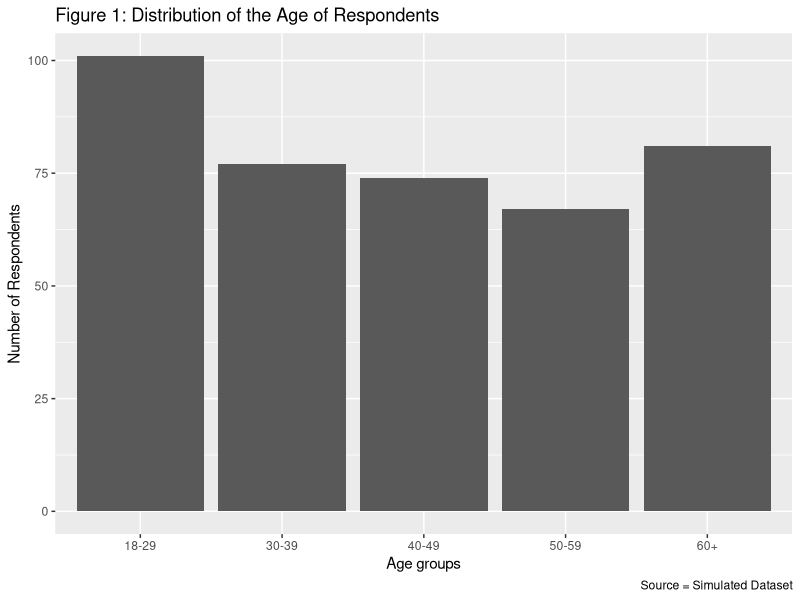
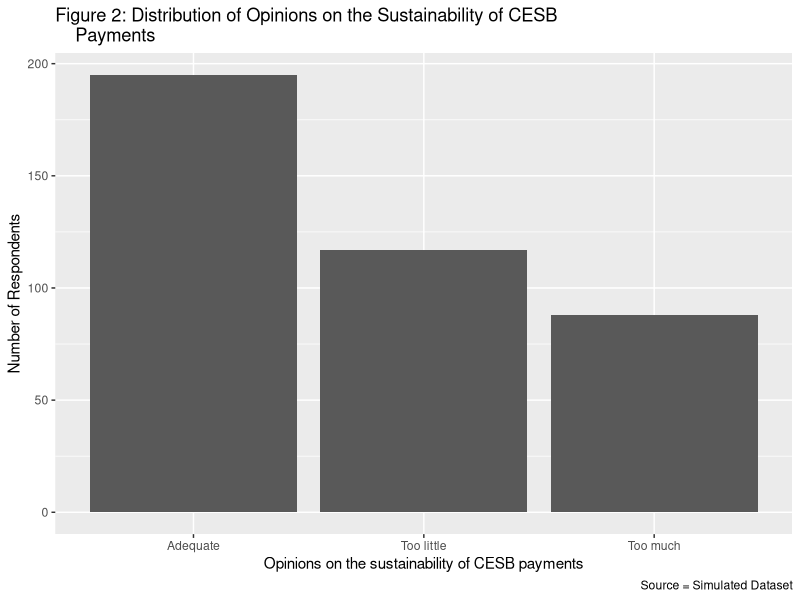
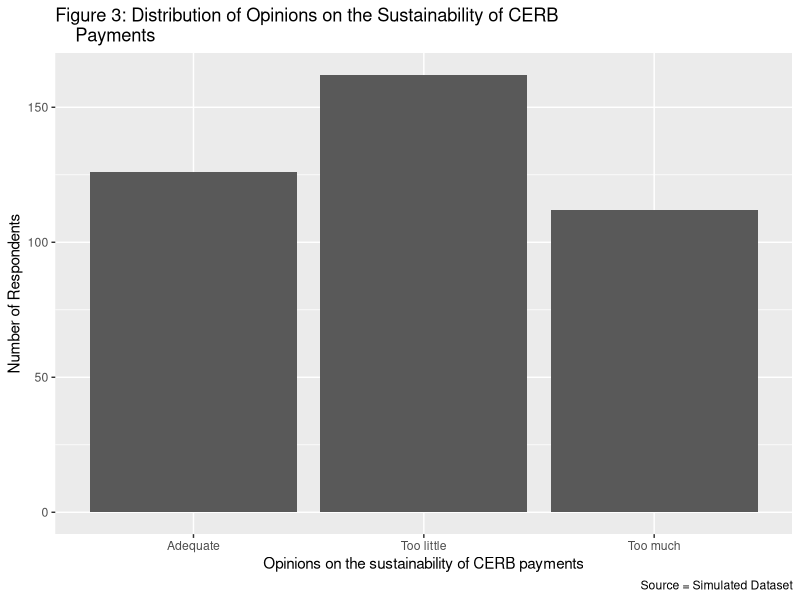
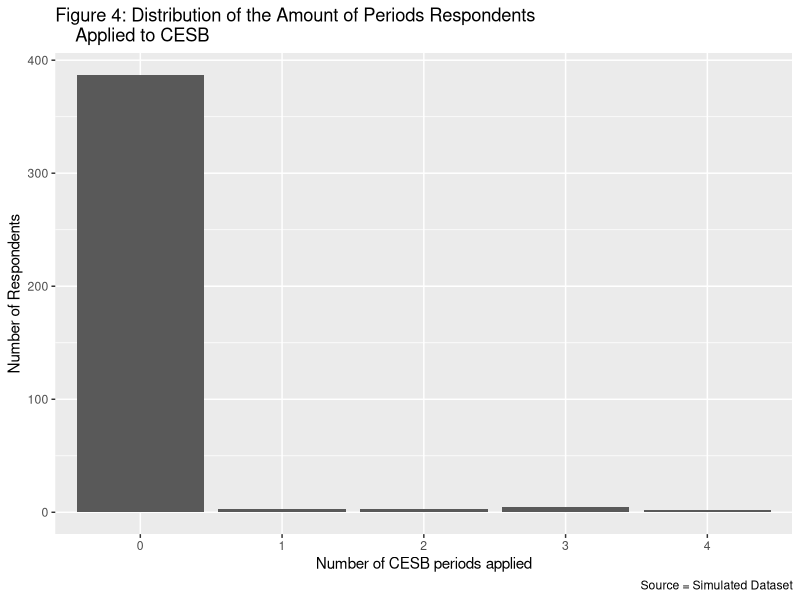
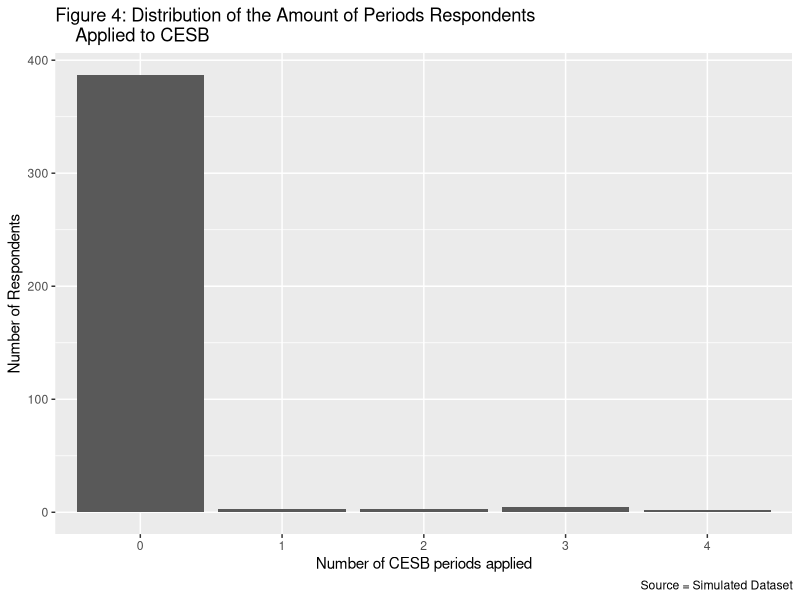
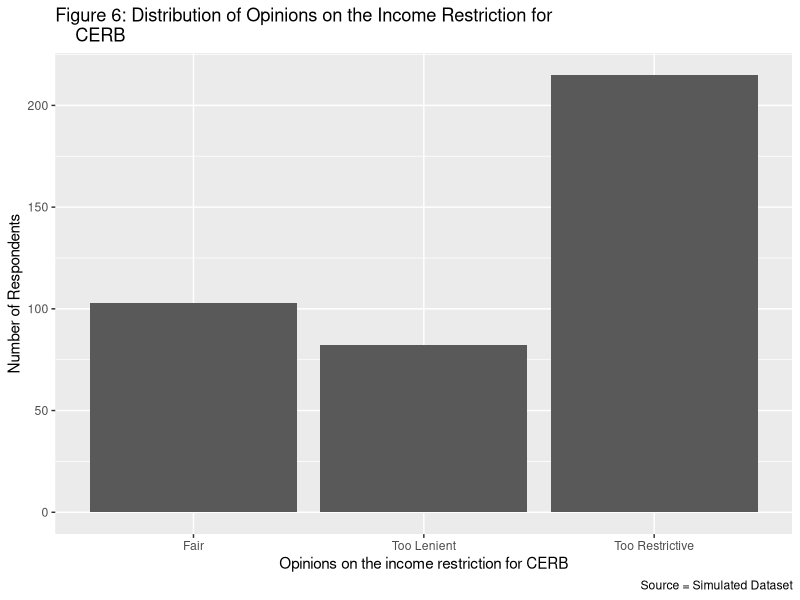
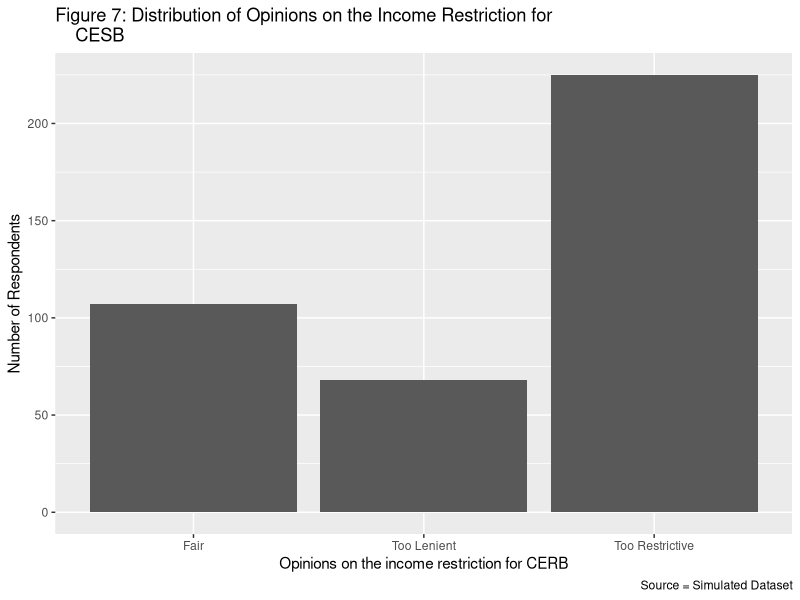
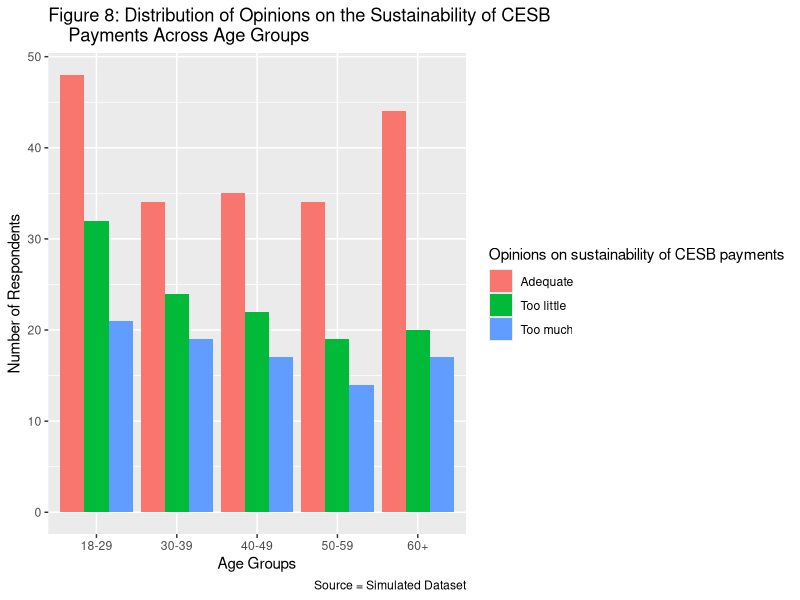

Write the R code that produced these figures, in order.
## ---- chunk 1
library(tidyverse)
library(readr)
library(dplyr)
library(knitr)
library(ggplot2)

## ---- chunk 2
# A seed is set so the simulation is reproducible.
set.seed(123)

# It is expected that we will receive 400 responses so the survey size is set /
# to 400.
survey_size = 400

# The following is a simulation the question "How old are you?". The multiple /
# choice options for this question are: a) 18-29, b) 30-39, c)40-49, d) 50-59, /
# e) 60+.

# We assume that the frame is indicative of the population of Alberta and the /
# probabilities are adjusted to convey Alberta's demographic data.

age = sample(x = c("18-29", "30-39", "40-49", "50-59", "60+"), 
               size =  survey_size, replace = TRUE, 
             prob = c(0.21,0.2,0.2,0.17,0.22))

# The following is a simulation for the question "What is your employment 
# status before March?". The multiple choice options for this question are: /
# a) Unemployed, b) Employed/Self-employed.

# The probability of the respective options were determined using the /
# unemployment rate in the province of Alberta in February 2020 as this is /
# when the pandemic began to take its effect. The unemployment rate in /
# February 2020 was 7.2%.

pre_employment_status = sample(x = c("Unemployed", "Employed/Self-Employed"), 
                           size = survey_size, replace = TRUE, 
                           prob = c(0.072, 0.928))

# The following is a simulation for the question "What is your current /
# employment status?". The multiple choice options for this question are: /
# a) Unemployed, b) Employed/Self-employed.

# We assume the employment data based on the labour force characteristics /
# of Alberta.

curr_employment_status = sample(x= c("Employed/Self-employed", "Unemployed"), 
                             size = survey_size, replace = TRUE, 
                             prob = c(0.12,0.88))

# The following is a simulation for the question "Are you currently a student?". 
# The multiple choice options for this question are : a) Yes, b) No.

# The probability of the options was determined using the latest information /
# on the amount of people enrolled in post-secondary institutions and the /
# population of Alberta. With 194,010 people enrolled in post-secondary and a /
# population of 4,421,876 this means 4.39% of people are students in /
# post-secondary.

student_var = sample(x = c("Yes", "No"), 
                     size = survey_size, replace = TRUE, 
                     prob = c(0.0439, 0.9561))

# The following is a simulation for the question "Were you eligible for Canada /
# Emergency Student Benefit (CESB)?". The multiple choice options for this /
# question are : a) Yes, b) No.

# The probabilities were set based on information released by the Canadian /
# federal government in relation to application and eligibility for CESB.

CESB_eligibility = sample(x= c("Yes", "No"), size = survey_size,
                            replace = TRUE, prob = c(0.0439,0.9561))

# The following is a simulation for the question "Were you eligible for Canada /
# Emergency Relief Benefit (CERB)?". The multiple choice options for this /
# question are : a) Yes, b) No.

# The probabilities were set based on information released by the Canadian /
# federal government in relation to application and eligibility for CERB.

CERB_eligibility = sample(x= c("Yes", "No"), size = survey_size,
                            replace = TRUE, prob = c(0.241,0.759))

# The following is a simulation for the question "If you applied, how many /
# periods did you apply for CESB?". The multiple choice options for this /
# question are: a) N/A, b) 1, c) 2, d) 3, e) 4

# The probability of each option was determined using statistics released in /
# relation to CESB. The percentage of people who are not students was used for /
# the N/A option and the rest of the option probabilities were allocated /
# proportionally to how many applications were approved per period.

peri_CESB_app = sample(x = c(0:4), size = survey_size, replace = TRUE, 
                       prob = c(0.9561, 0.0119, 0.0108, 0.0110, 0.0102))

# The following is a simulation for the question " If you applied, how many /
# periods did you apply for CERB?". The multiple choice options for this /
# question are: a) N/A, b) 1, c) 2, d) 3, e) 4, f) 5, g) 6, h) 7

# The probability of each option was determined using statistics released in /
# relation to CERB. The percentage of the population that did not apply to /
# CERB was used for the zero option and the rest of the option probabilities /
# were allocated proportionally to how many applications were approved per /
# period.

peri_CERB_app = sample(x = c(0:7), size = survey_size, replace = TRUE, 
                       prob = c(0.759, 0.039, 0.039, 0.036, 0.032, 0.036, 
                                0.030, 0.029))

# The following is a simulation for the question "Do you believe that $1250 /
# payment of CESB a month is sustainable for students?". The multiple choice /
# options for this question are: a) Too little, b) Adequate, c) Too much.

# The probabilities of the options were determined using statistics collected /
# from an Ipsos survey done on behalf of Global News on public opinions about /
# COVID-19 financial relief response.

CESB_sustainability = sample(x= c("Too little", "Adequate", "Too much"),
                             size = survey_size, replace = TRUE, 
                             prob = c(0.3,0.5,0.2))

# The following is a simulation for the question "Do you believe that $2000 /
# payment of CERB a month is sustainable?". The multiple choice options for /
# this question are: a) Too little, b) Adequate, c) Too much.

# The probabilities of the options were determined using statistics collected /
# from an Ipsos survey done on behalf of Global News on public opinions about /
# COVID-19 financial relief response.

CERB_sustainability = sample(x= c("Too little", "Adequate", "Too much"),
                             size = survey_size, replace = TRUE, 
                             prob = c(0.4,0.35,0.25))


# The following is a simulation for the question "Do you believe the 16 weeks /
# period for CESB was long enough?". The multiple choice options for this /
# question are: a) Too short,  b) Adequate, c) Too long.

# The probabilities of the options were determined using statistics collected /
# from an Ipsos survey done on behalf of Global News on public opinions about /
# COVID-19 financial relief response.

peri_CESB_length = sample(x = c("Too Short", "Adequate", "Too Long"), 
                          size = survey_size, replace = TRUE, 
                          prob = c(0.52, 0.28, 0.20))

# The following is a simulation for the question "Do you believe the 28 weeks /
# period for CERB was long enough?". The multiple choice options for this /
# question are: a) Too short,  b) Adequate, c) Too long

# The probabilities of the options were determined using statistics collected /
# from an Ipsos survey done on behalf of Global News on public opinions about /
# COVID-19 financial relief response.

peri_CERB_length = sample(x = c("Too Short", "Adequate", "Too Long"), 
                          size = survey_size, replace = TRUE, 
                          prob = c(0.52, 0.28, 0.20))

# The following is a simulation for the question "On a scale of 1 to 5 how /
# satisfied are you with the 4 weeks extension of CERB?". The multiple choice /
# options for this question are: a) 1 (Highly unsatisfied), b) 2 (Unsatisfied) /
# c) 3 (Moderate), d) 4 (Satisfied), e) 5 (Highly unsatisfied).

# The probabilities of the options were determined using statistics collected /
# from an Ipsos survey done on behalf of Global News on public opinions about /
# COVID-19 financial relief response.

CERB_ext = sample(x= c("1 (Highly unsatisfied)", "2 (Unsatisfied)", 
                       "3 (Neutral)", "4 (Satisfied)", "5 (Highly satisfied)"),
                  size = survey_size, 
                  replace = TRUE, prob = c(0.03,0.05,0.2,0.22,0.1))

# The following is a simulation for the question "Do you believe that the 4 /
# weeks extension should have been applied to CESB as well?". The multiple /
# choice options for this question are: a) Yes, b) No.

# The probabilities of the options were determined using statistics collected /
# from an Ipsos survey done on behalf of Global News on public opinions about /
# COVID-19 financial relief response.

CESB_ext = sample(x= c("Yes", "No"), size = survey_size,
                  replace = TRUE, prob = c(0.75,0.25))

# The following is a simulation for question "What are your thoughts on /
# income restriction (earning less than $1000 a month) for CERB?". The multiple /
# choice options for this question are: a) Too restrictive, b) Fair, /
# c) Too lenient.

# The probabilities of the options were determined using statistics collected /
# from an Ipsos survey done on behalf of Global News on public opinions about /
# COVID-19 financial relief response.

inc_restr_CERB = sample(x = c("Too Restrictive", "Fair", "Too Lenient"), 
                        size = survey_size, replace = TRUE, 
                        prob = c(0.52, 0.28, 0.20))

# The following is a simulation for question "What are your thoughts on /
# income restriction (less than $1000 a month) for CESB?". The multiple choice /
# options for this question are: a) Too restrictive, b) Fair, c) Too lenient.

# The probabilities of the options were determined using statistics collected /
# from an Ipsos survey done on behalf of Global News on public opinions about /
# COVID-19 financial relief response.

inc_restr_CESB = sample(x = c("Too Restrictive", "Fair", "Too Lenient"), 
                        size = survey_size, replace = TRUE, 
                        prob = c(0.52, 0.28, 0.20))

# The following is a table which combines all of the simulated variables

survey_data <- tibble(age, pre_employment_status, curr_employment_status,
                      student_var, CESB_eligibility, CERB_eligibility, 
                      peri_CESB_app, peri_CERB_app, CESB_sustainability,
                      CERB_sustainability, peri_CESB_length, peri_CERB_length,
                      CERB_ext, CESB_ext, inc_restr_CERB, inc_restr_CESB)

## ---- chunk 3
age_graph <- 
  survey_data %>%
  select(age) %>%
  ggplot(aes(x=age)) +
  geom_bar() +
  labs(
    title = "Figure 1: Distribution of the Age of Respondents",
    x = "Age groups",
    y = "Number of Respondents",
    caption = "Source = Simulated Dataset"
  )

age_graph
## ---- chunk 4
CESB_sustainability_graph <- 
  survey_data %>%
  select(CESB_sustainability) %>%
  ggplot(aes(CESB_sustainability)) +
  geom_bar() +
  labs(
    title = "Figure 2: Distribution of Opinions on the Sustainability of CESB
    Payments",
    x = "Opinions on the sustainability of CESB payments",
    y = "Number of Respondents",
    caption = "Source = Simulated Dataset"
  ) 

CESB_sustainability_graph
## ---- chunk 5
CERB_sustainability_graph <- 
  survey_data %>%
  select(CERB_sustainability) %>%
  ggplot(aes(CERB_sustainability)) +
  geom_bar() +
  labs(
    title = "Figure 3: Distribution of Opinions on the Sustainability of CERB
    Payments",
    x = "Opinions on the sustainability of CERB payments",
    y = "Number of Respondents",
    caption = "Source = Simulated Dataset"
  ) 

CERB_sustainability_graph
## ---- chunk 6
peri_CESB_app_graph <- 
  survey_data %>%
  select(peri_CESB_app) %>%
  mutate(peri_CESB_app = as.factor(peri_CESB_app)) %>%
  ggplot(aes(x=peri_CESB_app)) +
  geom_bar() +
  labs(
    title = "Figure 4: Distribution of the Amount of Periods Respondents 
    Applied to CESB",
    x = "Number of CESB periods applied",
    y = "Number of Respondents",
    caption = "Source = Simulated Dataset"
  ) 

peri_CESB_app_graph
## ---- chunk 7
peri_CERB_app_graph <- 
  survey_data %>%
  select(peri_CERB_app) %>%
  mutate(peri_CERB_app = as.factor(peri_CERB_app)) %>%
  ggplot(aes(x=peri_CERB_app)) +
  geom_bar() +
  labs(
    title = "Figure 5: Distribution of the Amount of Periods Respondents 
    Applied to CERB",
    x = "Number of CERB periods applied",
    y = "Number of Respondents",
    caption = "Source = Simulated Dataset"
  ) 

peri_CESB_app_graph
## ---- chunk 8
inc_restr_CERB_graph <- 
  survey_data %>%
  select(inc_restr_CERB) %>%
  ggplot(aes(x=inc_restr_CERB)) +
  geom_bar() +
  labs(
    title = "Figure 6: Distribution of Opinions on the Income Restriction for
    CERB",
    x = "Opinions on the income restriction for CERB",
    y = "Number of Respondents",
    caption = "Source = Simulated Dataset"
  ) 

inc_restr_CERB_graph
## ---- chunk 9
inc_restr_CESB_graph <- 
  survey_data %>%
  select(inc_restr_CESB) %>%
  
  ggplot(aes(x=inc_restr_CESB)) +
  geom_bar() +
  labs(
    title = "Figure 7: Distribution of Opinions on the Income Restriction for
    CESB",
    x = "Opinions on the income restriction for CERB",
    y = "Number of Respondents",
    caption = "Source = Simulated Dataset"
  ) 

inc_restr_CESB_graph
## ---- chunk 10
age_CESB_sustainability_graph <- 
survey_data %>%
  ggplot( aes(x = age, fill = CESB_sustainability)) + 
  geom_bar(position = "dodge") +
  labs(
    title = "Figure 8: Distribution of Opinions on the Sustainability of CESB
    Payments Across Age Groups",
    x = "Age Groups",
    y = "Number of Respondents",
    fill = "Opinions on sustainability of CESB payments",
    caption = "Source = Simulated Dataset")

age_CESB_sustainability_graph
## ---- chunk 11
age_CERB_sustainability_graph <- 
  survey_data %>%
  ggplot( aes(x = age, fill = CERB_sustainability)) + 
  geom_bar(position = "dodge") +
  labs(
    title = "Figure 9: Distribution of Opinions on the Sustainability of CERB
    Payments Across Age Groups",
    x = "Age Groups",
    y = "Number of Respondents",
    fill = "Opinions on sustainability of CERB payments",
    caption = "Source = Simulated Dataset")

age_CERB_sustainability_graph
## ---- chunk 12
CERB_restr_peri_graph <- 
  survey_data %>%
  mutate(peri_CERB_app = as.factor(peri_CERB_app)) %>%
  ggplot( aes(x = peri_CERB_app, fill = inc_restr_CERB)) + 
  geom_bar(position = "dodge") +
  labs(
    title = "Figure 10: Distribution of Opinions on the Income Restriction for
    CERB Over Number of Periods Applied",
    x = "CERB Periods Applied",
    y = "Number of Respondents",
    fill = "Opinions on CERB income restriction",
    caption = "Source = Simulated Dataset")

CERB_restr_peri_graph
## ---- chunk 13
CESB_restr_peri_graph <- 
  survey_data %>%
  mutate(peri_CESB_app = as.factor(peri_CESB_app)) %>%
  ggplot( aes(x = peri_CESB_app, fill = inc_restr_CESB)) + 
  geom_bar(position = "dodge") +
  labs(
    title = "Figure 11: Distribution of Opinions on the Income Restriction for
    CESB Over Number of Periods Applied",
    x = " CESB Periods Applied",
    y = "Number of Respondents",
    fill = "Opinions on CESB income restriction",
    caption = "Source = Simulated Dataset")

CESB_restr_peri_graph
